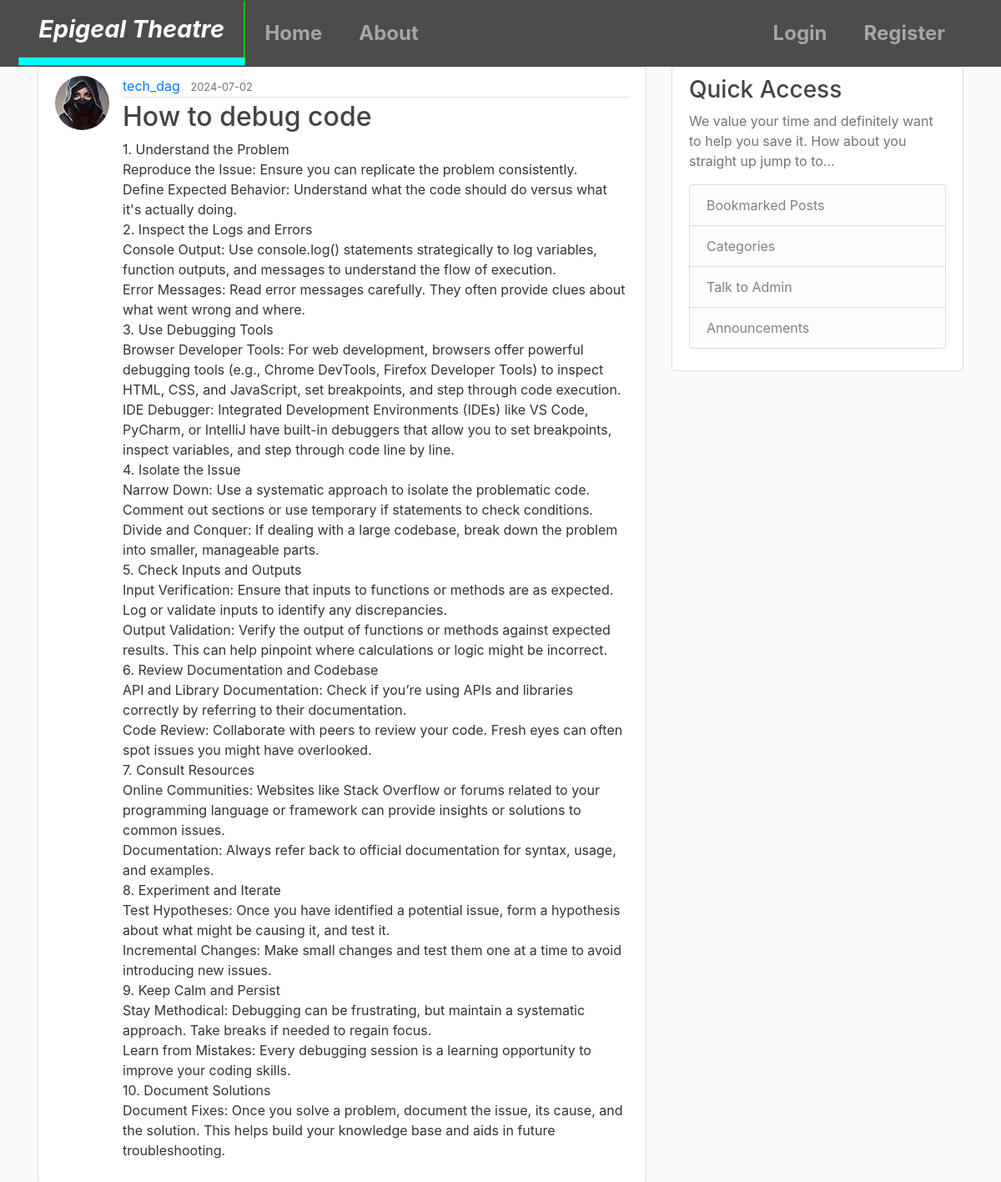
Before: /post/11 with the older database file.
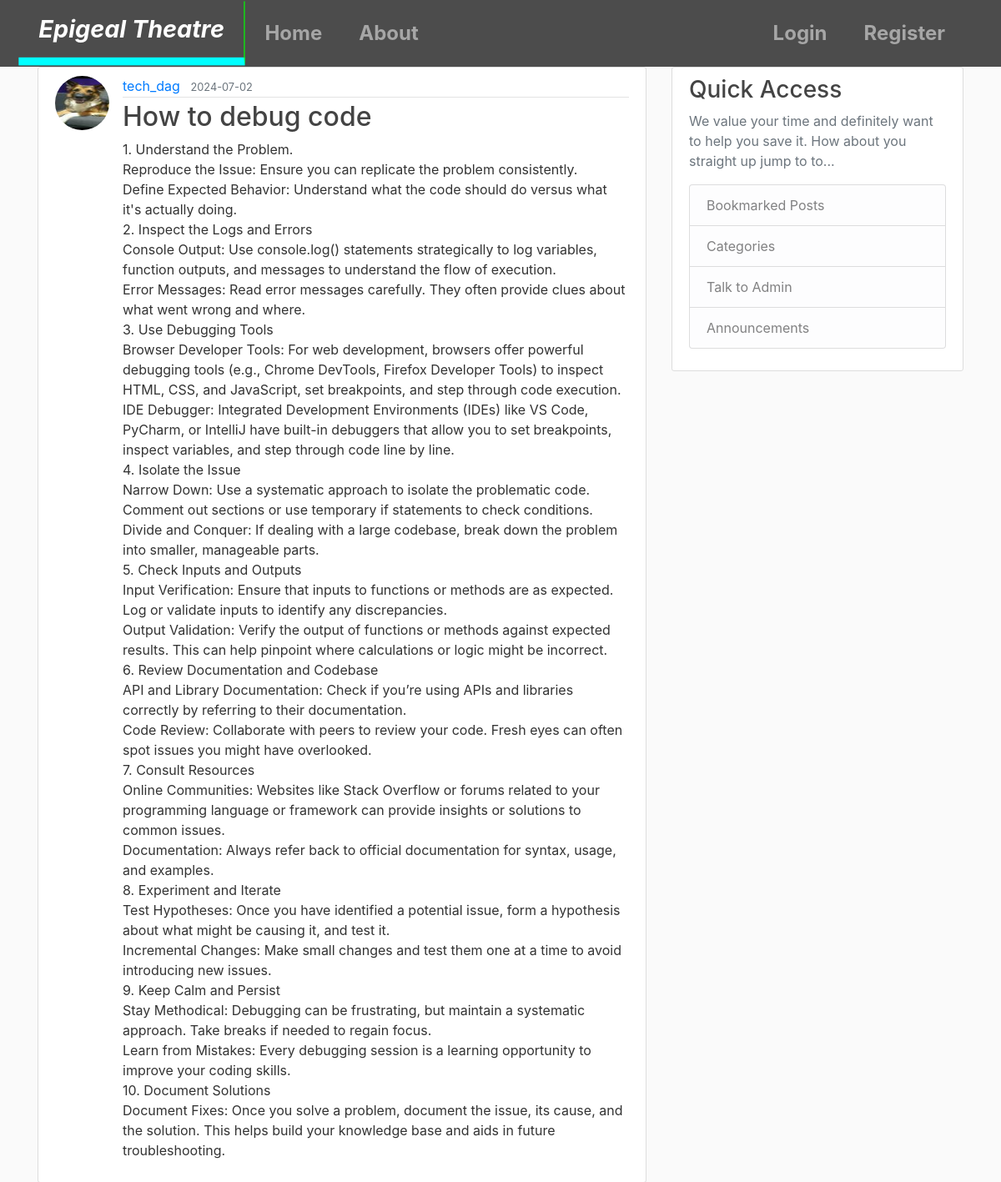
After: the same page with the newer database file.
### flaskblog/models.py (models this page shows, shortened)
class User(db.Model, UserMixin):
	id = db.Column(db.Integer, primary_key=True)
	username =  db.Column(db.String(20), unique=True,nullable=False)
	email = db.Column(db.String(120), unique=True,nullable=False)
	image_file = db.Column(db.String(20),nullable=False, default = 'default.jpg')
	password = db.Column(db.String(60),nullable=False)
	posts = db.relationship('Post', backref='author', lazy=True)

class Post(db.Model):
	id = db.Column(db.Integer,primary_key=True)
	title=db.Column(db.String(100), nullable=False)
	date_posted = db.Column(db.DateTime, nullable=False, default=datetime.utcnow)
	content = db.Column(db.Text, nullable=False)
	user_id =db.Column(db.Integer, db.ForeignKey('user.id'), nullable=False)

### flaskblog/posts/routes.py (the view)
@posts.route("/post/<int:post_id>")
def post(post_id):
	post = Post.query.get_or_404(post_id)
	return render_template('post.html', title=post.title, post=post)

### flaskblog/templates/post.html (shortened to what this page needs)
{% extends "layout.html" %}
{% block content %}
	<article class="media content-section">
		<img class= "rounded-circle article-img" src="{{ url_for('static', filename='assets/' + post.author.image_file) }}">
		<div class="media-body">
		    <div class="article-metadata">
		      <a class="mr-2" href="#">{{ post.author.username }}</a>
		      <small class="text-muted">{{ post.date_posted.strftime('%Y-%m-%d') }}</small>
		    </div>
		    <h2 class="article-title">{{ post.title }}</h2>
		    <p class="article-content">{{ post.content }}</p>
		</div>
	</article>
{% endblock content %}

### flaskblog/templates/layout.html (shortened to what this page needs)
<!DOCTYPE html>
<html>
<head>
    <link rel="stylesheet" href="https://maxcdn.bootstrapcdn.com/bootstrap/4.0.0/css/bootstrap.min.css">
    <link rel="stylesheet" type="text/css" href="{{ url_for('static', filename='main.css')}}">
</head>
<body>
	<header class="site-header">
	  <nav class="navbar navbar-expand-md navbar-dark bg-steel fixed-top">
	    <div class="container">
	      <a class="navbar-brand mr-4" href="/">Epigeal Theatre</a>
	      <div class="collapse navbar-collapse" id="navbarToggle">
	        <div class="navbar-nav mr-auto">
	          <a class="nav-item nav-link" href="{{ url_for('main.home') }}">Home</a>
	          <a class="nav-item nav-link" href="{{ url_for('main.about') }}">About</a>
	        </div>
	        <div class="navbar-nav">
	        	{% if current_user.is_authenticated %}
	        		<a class="nav-item nav-link" href="{{ url_for('posts.new_post') }}">New Post</a>
	        		<a class="nav-item nav-link" href="{{ url_for('users.account') }}">Account</a>
	        		<a class="nav-item nav-link" href="{{ url_for('users.logout') }}">Logout</a>
	        	{% else %}
		          <a class="nav-item nav-link" href="{{ url_for('users.login') }}">Login</a>
		          <a class="nav-item nav-link" href="{{ url_for('users.register') }}">Register</a>
		        {% endif %}
	        </div>
	      </div>
	    </div>
	  </nav>
</header>
<main role="main" class="container">
  <div class="row">
    <div class="col-md-8">
      {% block content %}{% endblock %}
    </div>
    <div class="col-md-4">
      <div class="content-section">
        <h3>Quick Access</h3>
        <p class='text-muted'>We value your time and definitely want to help you save it. How about you straight up jump to to...
          <ul class="list-group">
            <li class="list-group-item list-group-item-light">Bookmarked Posts</li>
            <li class="list-group-item list-group-item-light">Categories</li>
            <li class="list-group-item list-group-item-light">Talk to Admin</li>
            <li class="list-group-item list-group-item-light">Announcements</li>
          </ul>
        </p>
      </div>
    </div>
  </div>
</main>
</body>
</html>

### flaskblog/static/main.css (style rules this page uses)
body { background: #fafafa; color: #333333; margin-top: 5rem; }
h1, h2, h3, h4, h5, h6 { color: #444444; }
.bg-steel { background-color: #4C4C4C; }
.navbar-brand { display: inline-block; padding: 10px 20px; position: relative; font-size: 24px; font-weight: bold; text-decoration: none; transition: color 0.3s, transform 0.3s, font-style 0.3s, font-weight 0.3s; bottom: 0; right: 0; width: absolute; height: 100%; border-bottom: 8px solid transparent; border-right: 1px solid transparent; animation: snake-light 9s ease-in-out infinite; animation-delay: 3s; transform: scale(1.2); font-style: italic; font-weight: bold; border-right-color: #00ff00; border-bottom-color: #00ffff; }
.site-header .navbar-nav .nav-link { display: inline-block; padding: 10px 20px; border: 2px solid transparent; position: relative; font-size: 24px; font-weight: bold; cursor: pointer; text-decoration: none; transition: color 0.3s, transform 0.3s, font-style 0.3s, font-weight 0.3s; }
.site-header .navbar-nav .nav-link::before, .site-header .navbar-nav .nav-link::after { content: ''; position: absolute; border: 2px solid transparent; width: 0; height: 0; box-sizing: border-box; transition: border-color 0.3s; }
.site-header .navbar-nav .nav-link::before { top: 0; left: 0; width: 100%; height: 100%; border-top: 2px solid transparent; border-right: 2px solid transparent; animation: snake-light 2s linear infinite; animation-play-state: paused; }
.site-header .navbar-nav .nav-link::after { bottom: 0; right: 0; width: 100%; height: 100%; border-bottom: 2px solid transparent; border-left: 2px solid transparent; animation: snake-light 2s linear infinite; animation-delay: 1s; animation-play-state: paused; }
.site-header .navbar-nav .nav-link::before, .site-header .navbar-nav .nav-link::after { border-color: transparent; }
.content-section { background: #ffffff; padding: 10px 20px; border: 1px solid #dddddd; border-radius: 3px; margin-bottom: 20px; }
.article-title { color: #444444; }
.article-content { white-space: pre-line; }
.article-img { height: 65px; width: 65px; margin-right: 16px; }
.article-metadata { padding-bottom: 1px; margin-bottom: 4px; border-bottom: 1px solid #e3e3e3 }

Changed rows visible on the page:
changed User "tech_dag": image_file: picture added in place of a placeholder
changed Post "How to debug code": content "1. Understand the Problem Reproduce the Issue: Ensure…" → "1. Understand the Problem. Reproduce the Issue: Ensure…"
